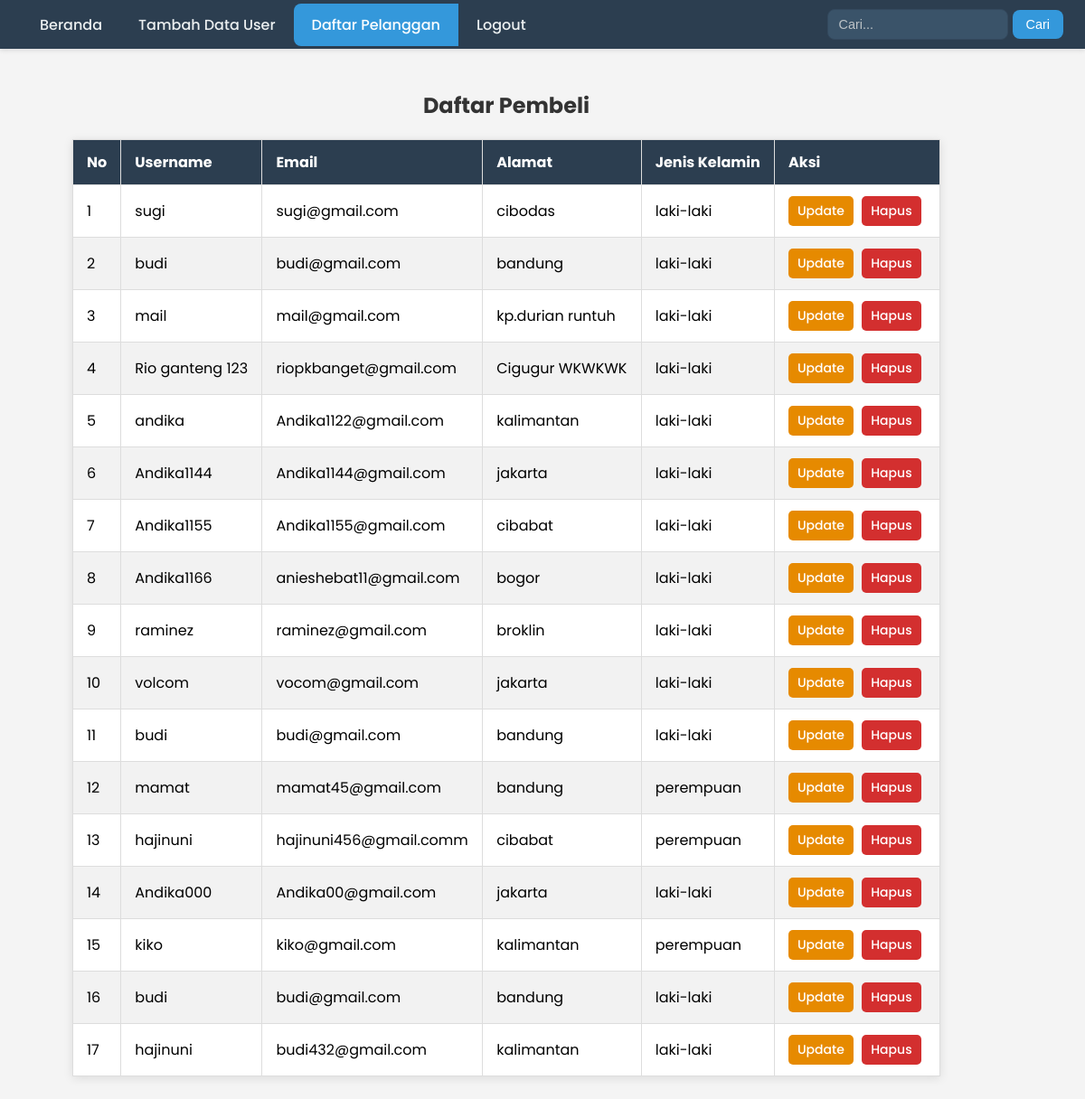
The app's page /view/v_tampil_data_pelanggan.php (signed in) with its own data.
### tables this page shows
CREATE TABLE `user` (
  `id_user` int(11) NOT NULL,
  `nama` varchar(100) NOT NULL,
  `email` varchar(100) NOT NULL,
  `password` varchar(255) NOT NULL,
  `alamat` text NOT NULL,
  `jenis_kelamin` enum('laki-laki','perempuan') NOT NULL,
  `role` varchar(50) NOT NULL
);

### controller/c_pelanggan.php (called while the page is built)
<?php
include_once '../model/m_pelanggan.php';
$pelanggan = new m_pelanggan();
try {
    if (!empty($_GET['aksi'])) {
        if ($_GET['aksi'] == 'tambah') {
            $id = null;
            $nama     = $_POST['nama'];
            $email    = $_POST['email'];
            $password = password_hash($_POST['password'], PASSWORD_DEFAULT);
            $alamat   = $_POST['alamat'];
            $jk       = $_POST['jenis_kelamin'];
            $role     = $_POST['role'];
            $result = $pelanggan->tambah_data($id, $nama, $email, $password, $alamat, $jk, $role);
            if ($result) {
                echo "<script>
                        alert('Data Berhasil Ditambahkan');
                        window.location='../view/v_tambah_data_pelanggan.php';
                      </script>";
            } else {
                echo "<script>
                        alert('Data Gagal Ditambahkan');
                        window.location='../view/v_tambah_data_pelanggan.php';
                      </script>";
            }
        }
        elseif ($_GET['aksi'] == 'hapus') {
            $id = $_GET['id_user'];
            $result = $pelanggan->hapus_data($id);
            if ($result) {
                echo "<script>
                        alert('Data Berhasil Dihapus');
                        window.location='../view/v_tampil_data_pelanggan.php';
                      </script>";
            } else {
                echo "<script>
                        alert('Data Gagal Dihapus');
                        window.location='../view/v_tampil_data_pelanggan.php';
                      </script>";
            }
        }
        if ($_GET['aksi'] == 'registrasi') {
            $id = null;
            $nama     = $_POST['nama'];
            $email    = $_POST['email'];
            $password = password_hash($_POST['password'], PASSWORD_DEFAULT);
            $alamat   = $_POST['alamat'];
            $jk       = $_POST['jenis_kelamin'];
            $role     = $_POST['role'];
            $result = $pelanggan->registrasi_data($id, $nama, $email, $password, $alamat, $jk, $role);
            if ($result) {
                echo "<script>
                        alert('Data Berhasil Ditambahkan');
                        window.location='../view/v_login.php';
                      </script>";
            } else {
                echo "<script>
                        alert('Data Gagal Ditambahkan');
                        window.location='../view/v_registrasi.php';
                      </script>";
            }
        }
        elseif ($_GET['aksi'] == 'edit') {
    $id       = $_POST['id_user'];
    $nama     = $_POST['nama'];
    $email    = $_POST['email'];
    $password = $_POST['password'];
    $alamat   = !empty($_POST['alamat']) ? $_POST['alamat'] : null;
    $jk       = !empty($_POST['jenis_kelamin']) ? $_POST['jenis_kelamin'] : null;
    $role     = !empty($_POST['role']) ? $_POST['role'] : null;
    $koneksi = new koneksi();
    $data_lama = mysqli_fetch_assoc(mysqli_query($koneksi->koneksi, "SELECT * FROM user WHERE id_user='$id'"));
    $alamat = $alamat ?? $data_lama['alamat'];
    $jk     = $jk ?? $data_lama['jenis_kelamin'];
    $role   = $role ?? $data_lama['role'];
    if (empty($password)) {
        $query = "UPDATE user SET
                    nama = '$nama',
                    email = '$email',
                    alamat = '$alamat',
                    jenis_kelamin = '$jk',
                    role = '$role'
                  WHERE id_user = '$id'";
    } else {
        $hashed = password_hash($password, PASSWORD_DEFAULT);
        $query = "UPDATE user SET
                    nama = '$nama',
                    email = '$email',
                    password = '$hashed',
                    alamat = '$alamat',
                    jenis_kelamin = '$jk',
                    role = '$role'
                  WHERE id_user = '$id'";
    }
    $result = mysqli_query($koneksi->koneksi, $query);
    if ($result) {
        echo "<script>
                alert('Data Berhasil Diubah');
                window.location='../view/v_tampil_data_pelanggan.php';
              </script>";
    } else {
        echo "<script>
                alert('Data Gagal Diubah');
                window.location='../view/v_tampil_data_pelanggan.php';
              </script>";
    }
}
    } else {
        $pelanggan = $pelanggan->tampil_data();
    }
} catch (Exception $e) {
    echo $e->getMessage();
}
?>

### model/m_koneksi.php (called while the page is built, shortened)
<?php
class Koneksi {
    private $host = "localhost",
            $username = "root",
            $pass = "",
            $db = "parfum",
            $port = "";
    function __construct() {
        $this->koneksi = mysqli_connect(
            $this->host,
            $this->username,
            $this->pass,
            $this->db
        );
    }
}

### model/m_pelanggan.php (called while the page is built, shortened)
<?php
include_once 'm_koneksi.php';
class m_pelanggan{
function tampil_data(){
  $koneksi = new koneksi();
  $sql = "SELECT * FROM user";
  $query =mysqli_query($koneksi->koneksi,$sql);
  if ($query->num_rows > 0){
    while ($data = mysqli_fetch_object($query)){
      $result[] = $data;
    }
    return $result;
  }else {
    echo "tidak ada data";
  }
}
}

### view/v_tampil_data_pelanggan.php (the view, shortened to what this page needs)
<?php
include_once '../controller/c_pelanggan.php';
?>
<!DOCTYPE html>
<html lang="id">
<head>
</head>
<body>
    <header class="main-header">
        <nav class="navbar">
            <ul class="nav-list">
                <li class="nav-item"><a class="nav-link" href="#">Beranda</a></li>
                <li class="nav-item"><a class="nav-link" href="v_tambah_data_pelanggan.php">Tambah Data User</a></li>
                <li class="nav-item"><a class="nav-link active" href="v_tampil_data_pelanggan.php">Daftar Pelanggan</a></li>
                <li class="nav-item"><a class="nav-link" href="../asset/aksi_logout.php">Logout</a></li>
            </ul>
        </nav>
        <div class="search-container">
            <input type="search" placeholder="Cari..." name="search" class="search-input">
            <button class="search-button">Cari</button>
        </div>
    </header>
    <div class="container">
        <h2>Daftar Pembeli</h2>
        <table>
            <thead>
                <tr>
                    <th>No</th>
                    <th>Username</th>
                    <th>Email</th>
                    <th>Alamat</th>
                    <th>Jenis Kelamin</th>
                    <th>Aksi</th>
                </tr>
            </thead>
            <tbody>
                <?php
                $no = 1;
                foreach ($pelanggan as $data): ?>
                    <tr>
                        <td><?= $no++ ?></td>
                        <td><?= $data->nama ?></td>
                        <td><?= $data->email ?></td>
                        <td><?= $data->alamat ?></td>
                        <td><?= $data->jenis_kelamin ?></td>
                        <td>
                            <div class="aksi-buttons">
                                <a href="v_ubah_data_pelanggan.php?id_user=<?= $data->id_user ?>" class="update-btn">Update</a>
                                <a href="../controller/c_pelanggan.php?aksi=hapus&id_user=<?= $data->id_user ?>"
                                   onclick="return confirm('Anda yakin ingin menghapus data ini?')"
                                   class="hapus-btn">Hapus</a>
                            </div>
                        </td>
                    </tr>
                <?php endforeach; ?>
            </tbody>
        </table>
    </div>
</body>
</html>

### view/v_tampil_data_pelanggan.php (style rules this page uses)
.main-header { background-color: #2c3e50; padding: 10px 24px; display: flex; justify-content: space-between; align-items: center; box-shadow: 0 2px 5px rgba(0, 0, 0, 0.1); }
.navbar { display: flex; align-items: center; }
.nav-list { list-style-type: none; margin: 0; padding: 0; display: flex; gap: 0; }
.nav-item a { padding: 12px 20px; text-decoration: none; color: #ecf0f1; font-weight: 500; font-size: 1rem; transition: background-color 0.3s ease, color 0.3s ease; }
.nav-item a.active { background-color: #3498db; border-radius: 8px 0 0 8px; color: white; padding-left: 20px; padding-right: 20px; }
.search-container { display: flex; gap: 5px; align-items: center; }
.search-input { padding: 8px 12px; border: 1px solid #34495e; border-radius: 8px; background-color: #3a5369; color: white; font-size: 0.9rem; width: 200px; transition: background-color 0.3s ease, border-color 0.3s ease; }
.search-input::placeholder { color: #bdc3c7; }
.search-button { padding: 8px 15px; background-color: #3498db; color: white; border: none; border-radius: 8px; cursor: pointer; font-size: 0.9rem; font-weight: 500; transition: background-color 0.3s ease; }
body { font-family: 'Poppins', sans-serif; background-color: #f4f4f4; margin: 0; padding: 0; }
.container { padding: 20px; margin: 5px 60px; width: 80%; }
h2 { text-align: center; color: #333; margin-bottom: 20px; }
table { width: 100%; border-collapse: collapse; margin-top: 10px; box-shadow: 0 2px 10px rgba(0, 0, 0, 0.1); background-color: #fff; }
table thead tr { background-color: #2c3e50; color: white; text-align: left; }
table th, table td { padding: 12px 15px; border: 1px solid #ddd; }
table tbody tr:nth-child(even) { background-color: #f2f2f2; }
.aksi-buttons a { color: white; text-decoration: none; padding: 6px 10px; border-radius: 5px; font-size: 14px; font-weight: 500; display: inline-block; margin-right: 5px; transition: background-color 0.3s ease; }
.aksi-buttons .update-btn { background-color: #e68a00; }
.aksi-buttons .hapus-btn { background-color: #d32f2f; }

### records on screen
user: nama "sugi", email "sugi@gmail.com", alamat "cibodas", jenis_kelamin "laki-laki"
user: nama "budi", email "budi@gmail.com", alamat "bandung", jenis_kelamin "laki-laki"
user: nama "mail", email "mail@gmail.com", alamat "kp.durian runtuh", jenis_kelamin "laki-laki"
user: nama "Rio ganteng 123", email "riopkbanget@gmail.com", alamat "Cigugur WKWKWK", jenis_kelamin "laki-laki"
user: nama "andika", email "Andika1122@gmail.com", alamat "kalimantan", jenis_kelamin "laki-laki"
user: nama "Andika1144", email "Andika1144@gmail.com", alamat "jakarta", jenis_kelamin "laki-laki"
user: nama "Andika1155", email "Andika1155@gmail.com", alamat "cibabat", jenis_kelamin "laki-laki"
user: nama "Andika1166", email "anieshebat11@gmail.com", alamat "bogor", jenis_kelamin "laki-laki"
user: nama "raminez", email "raminez@gmail.com", alamat "broklin", jenis_kelamin "laki-laki"
user: nama "volcom", email "vocom@gmail.com", alamat "jakarta", jenis_kelamin "laki-laki"
user: nama "budi", email "budi@gmail.com", alamat "bandung", jenis_kelamin "laki-laki"
user: nama "mamat", email "mamat45@gmail.com", alamat "bandung", jenis_kelamin "perempuan"
user: nama "hajinuni", email "hajinuni456@gmail.comm", alamat "cibabat", jenis_kelamin "perempuan"
user: nama "Andika000", email "Andika00@gmail.com", alamat "jakarta", jenis_kelamin "laki-laki"
user: nama "kiko", email "kiko@gmail.com", alamat "kalimantan", jenis_kelamin "perempuan"
user: nama "budi", email "budi@gmail.com", alamat "bandung", jenis_kelamin "laki-laki"
user: nama "hajinuni", email "budi432@gmail.com", alamat "kalimantan", jenis_kelamin "laki-laki"
